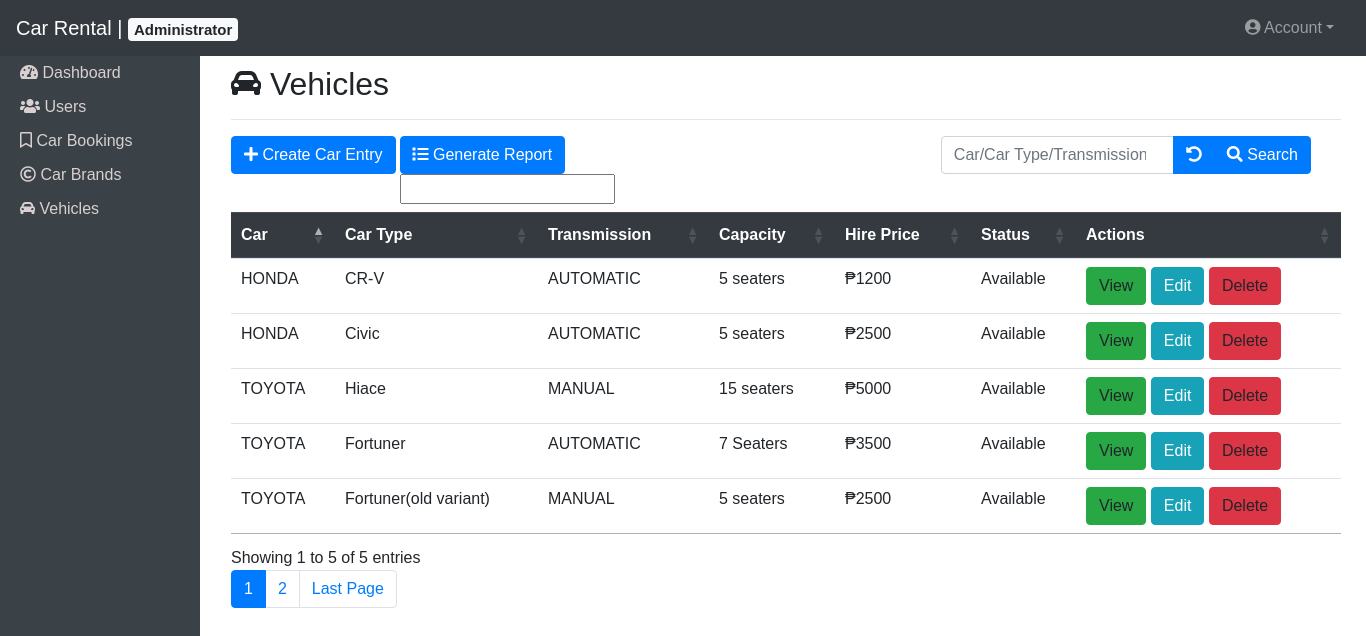
The app's page /admin/a-vehicles.php (signed in) with its own data.
### tables this page shows
CREATE TABLE `cars` (
  `c_id` int(11) NOT NULL,
  `car_id` int(11) NOT NULL,
  `cartype` varchar(255) NOT NULL,
  `transmission_id` int(11) NOT NULL,
  `description` varchar(255) NOT NULL,
  `hireprice` int(11) NOT NULL,
  `image` mediumblob NOT NULL,
  `status` varchar(255) NOT NULL,
  `created` datetime NOT NULL,
  `modified` timestamp NOT NULL DEFAULT current_timestamp() ON UPDATE current_timestamp()
);

CREATE TABLE `vehicle` (
  `v_id` int(11) NOT NULL,
  `name` varchar(255) NOT NULL,
  `created` datetime NOT NULL,
  `modified` timestamp NOT NULL DEFAULT current_timestamp() ON UPDATE current_timestamp()
);

CREATE TABLE `transmission` (
  `t_id` int(11) NOT NULL,
  `transmissiontype` varchar(255) NOT NULL,
  `created` datetime NOT NULL,
  `modified` timestamp NOT NULL DEFAULT current_timestamp() ON UPDATE current_timestamp()
);

### admin/a-vehicles.php (called while the page is built, shortened)
<?php
include_once '../config/core.php';
include_once '../classes/cars.php';
include_once '../classes/vehicle.php';
include_once '../classes/transmission.php';
$database = new Database();
$db = $database->getConnection();
$cars = new Cars($db);
include_once "a-header.php";
$stmt = $cars->readAll($from_record_num, $records_per_page);
$page_url = "a-vehicles.php?";
$total_rows=$cars->countAll();
include_once "manage-vehicles.php";
include_once "a-footer.php";
?>

### classes/cars.php (called while the page is built, shortened)
<?php
class Cars{
    private $conn;
    private $table_name = "cars";
    public function __construct($db){
        $this->conn = $db;
    }
    function readAll($from_record_num, $records_per_page){
        $sql = "SELECT c_id, car_id, cartype, transmission_id, description, hireprice, status FROM " . $this->table_name . " ORDER BY car_id ASC LIMIT {$from_record_num}, {$records_per_page}";
        $stmt = $this->conn->prepare($sql);
        $stmt->execute();
        return $stmt;
    }
    public function countAll(){
        $sql = "SELECT c_id FROM " . $this->table_name . "";
        $stmt = $this->conn->prepare( $sql );
        $stmt->execute();
        $num = $stmt->rowCount();
        return $num;
    }
}
?>

### config/core.php (called while the page is built)
<?php
$page = isset($_GET['page']) ? $_GET['page'] : 1;
$records_per_page = 5;
$from_record_num = ($records_per_page * $page) - $records_per_page;
?>

### classes/vehicle.php (called while the page is built, shortened)
<?php
class Vehicle{
    private $conn;
    private $table_name = "vehicle";
    public $v_id;
    public function __construct($db){
        $this->conn = $db;
    }
    function readName(){
    $sql = "SELECT name FROM " . $this->table_name . " WHERE v_id = ? limit 0,1";
    $stmt = $this->conn->prepare( $sql );
    $stmt->bindParam(1, $this->v_id);
    $stmt->execute();
    $row = $stmt->fetch(PDO::FETCH_ASSOC);
    $this->name = $row['name'];
}
}
?>

### classes/transmission.php (called while the page is built, shortened)
<?php
class Transmission{
    private $conn;
    private $table_name = "transmission";
    public $t_id;
    public function __construct($db){
        $this->conn = $db;
    }
    function readName(){
    $sql = "SELECT transmissiontype FROM " . $this->table_name . " WHERE t_id = ? limit 0,1";
    $stmt = $this->conn->prepare( $sql );
    $stmt->bindParam(1, $this->t_id);
    $stmt->execute();
    $row = $stmt->fetch(PDO::FETCH_ASSOC);
    $this->transmissiontype = $row['transmissiontype'];
}
}
?>

### admin/manage-vehicles.php (the view, shortened to what this page needs)
<?php
include_once '../config/core.php';
include_once '../classes/cars.php';
include_once '../classes/vehicle.php';
include_once '../classes/transmission.php';
$database = new Database();
$db = $database->getConnection();
$vehicle = new Vehicle($db);
$transmission = new Transmission($db);
include_once 'a-header.php';
?>
    <div class ="container">
        <h2 class ="page-title pt-2"><i class="fas fa-car-alt"></i> Vehicles</h2>
            <hr>
            <?php
            echo "<div class = 'row pb-2 col-md-12'>";
                echo "<div class=' pr-1'>";
                    echo "<button type='button' class='btn btn-primary' id='createEntry' data-toggle='modal' data-target='#createModal'>";
                        echo "<i class='fas fa-plus'></i> Create Car Entry";
                    echo "</button>";
                echo "</div>";
                echo"<form action='generatepdf.php' method='POST'>";
                    echo "<div class='col-md p-0'>";
                        echo "<button href='generatepdf.php' type='submit' class='btn btn-primary'>";
                            echo "<i class='fas fa-list'></i> Generate Report";
                    echo "</div>";
                    echo"<input type='text' name='value'>";
                echo"</form>";
            echo "<div class='ml-auto' id = 'search'>";
                echo "<form role='search' action='search.php'>";
                    echo "<div class='input-group' >";
                        $search_value=isset($search_term) ? "value='{$search_term}'" : "";
                        echo "<input type='search' class='form-control' placeholder='Car/Car Type/Transmission' name='s' id='srch-term' required {$search_value}'/>";
                        echo "<div class='input-group-append'>";
                            echo "<a href='a-vehicles.php' class='btn btn-primary'><i class='fas fa-redo-alt fa-flip-horizontal'></i></a>";
                        echo "</div>";
                        echo "<div class='input-group-append'>";
                            echo "<button class='btn btn-primary' type='submit'><i class='fas fa-search'></i> Search </button>";
                        echo "</div>";
                    echo "</div>";
                echo "</form>";
            echo "</div>";
            echo "</div>";
            echo "<div class='table-responsive'>";
            if($total_rows>0){
                echo "<table id='test' class='table'>";
                echo "<thead class='thead-dark'>";
                    echo "<tr>";
                        echo "<th>Car</th>";
                        echo "<th>Car Type</th>";
                        echo "<th>Transmission</th>";
                        echo "<th>Capacity</th>";
                        echo "<th>Hire Price</th>";
                        echo "<th>Status</th>";
                        echo "<th>Actions</th>";
                    echo "</tr>";
                echo "</thead>";
                echo "<tbody>";
                while ($row = $stmt->fetch(PDO::FETCH_ASSOC)){
                    extract($row);
                    echo "<tr>";
                        echo "<td>";
                            $vehicle->v_id = $car_id;
                            $vehicle->readName();
                            echo $vehicle->name;
                        echo "</td>";
                        echo "<td>{$cartype}</td>";
                        echo "<td>";
                            $transmission->t_id = $transmission_id;
                            $transmission->readName();
                            echo $transmission->transmissiontype;
                        echo "</td>";
                        echo "<td>{$description}</td>";
                        echo "<td>&#8369;{$hireprice}</td>";
                        echo "<td>{$status}</td>";
                        echo "<td>";
                            echo "
                            <a view-id='{$c_id}' class='btn btn-success view-id' >
                            View
                            </a>
                            <a href='a-update-vehicle.php?id={$c_id}' class='btn btn-info left-margin'>
                                <span class='glyphicon glyphicon-edit'></span> Edit
                                </a>
                            <a delete-id='{$c_id}' class='btn btn-danger delete-object'>
                            Delete
                            </a>";
                        echo "</td>";
                    echo "</tr>";
                }
                echo "</tbody>";
            echo "</table>";
                include_once 'paging.php';
            }
            else{
                echo "<div class='alert alert-danger'>No Cars found.</div>";
            }
            echo "</div>";
            ?>
        </div>
<?php
include_once 'a-footer.php';
?>

### admin/a-header.php (shortened to what this page needs)
<!DOCTYPE html>
<html lang="en">
  <head>
    <link rel="stylesheet" href="https://cdnjs.cloudflare.com/ajax/libs/font-awesome/5.13.0/css/all.min.css">
    <link rel="stylesheet" href="../assets/bootstrap-4.4.1/css/bootstrap.min.css">
    <link href="//cdn.datatables.net/1.10.19/css/jquery.dataTables.min.css" rel='stylesheet' type='text/css'>
    <link rel="stylesheet" href="css/a-custom-page.css">
  </head>
<header>
  <nav class="navbar navbar-expand-lg navbar-dark bg-dark navbar-fixed-top">
    <a class="navbar-brand" href="a-dashboard.php">Car Rental | <span class="badge badge-light">Administrator</span></a>
    <div class="collapse navbar-collapse" id="navbarColor02">
      <ul class="navbar-nav  pr-2">
        <li class="nav-item dropdown">
          <a class="nav-link dropdown-toggle" data-toggle="dropdown" href="#" role="button" aria-haspopup="true"
            aria-expanded="false"><i class="fas fa-user-circle"></i> Account</a>
        </li>
      </ul>
    </div>
  </nav>
  <div class="sidebar">
    <a href="a-dashboard.php"><i class="fas fa-tachometer-alt"></i> Dashboard</a>
    <a href="a-users.php"><i class="fas fa-users"></i> Users</a>
    <a href="a-carbookings.php"><i class="far fa-bookmark"></i> Car Bookings</a>
    <a href="a-carbrands.php"><i class="far fa-copyright"></i> Car Brands</a>
    <a href="a-vehicles.php"><i class="fas fa-car-alt"></i> Vehicles</a>
  </div>
</header>
<body>
  <div class ="content">

### admin/paging.php (shortened to what this page needs)
<?php
echo "<ul class=\"pagination\">";
$total_pages = ceil($total_rows / $records_per_page);
$range = 2;
$initial_num = $page - $range;
$condition_limit_num = ($page + $range)  + 1;
for ($x=$initial_num; $x<$condition_limit_num; $x++) {
    if (($x > 0) && ($x <= $total_pages)) {
        if ($x == $page) {
            echo "<li class='page-item active'><a class='page-link' href='{$page_url}'>$x <span class=\"sr-only\">(current)</span></a></li>";
        }
        else {
            echo "<li class='page-item'><a class='page-link' href='{$page_url}page=$x'>$x</a></li>";
        }
    }
}
if($page<$total_pages){
    echo "<li class='page-item'><a class='page-link' href='" .$page_url . "page={$total_pages}' title='Last page is {$total_pages}.'>";
        echo "Last Page";
    echo "</a></li>";
}
echo "</ul>";
?>

### admin/a-footer.php (shortened to what this page needs)
    </div>
</body>
</html>

### admin/css/a-custom-page.css (style rules this page uses)
html,body { padding: 0; margin: 0; font-family: Verdana, Geneva, Tahoma, sans-serif; }
.container { width: 500%; }
.sidebar { margin: 0; padding: 0; width: 200px; background-color: #3a4147; position: fixed; height: 100%; overflow: auto; }
.sidebar a { display: block; color: rgb(216, 208, 208); padding: 5px 0px 5px 20px; text-decoration: none; }
.content { margin-left: 200px; padding: 1px 16px; height: 500px; }

### records on screen
cars: vehicle.name "TOYOTA", cartype "Hiace", transmission.transmissiontype "MANUAL", description "15 seaters", hireprice "5000", status "Available"
cars: vehicle.name "TOYOTA", cartype "Fortuner", transmission.transmissiontype "AUTOMATIC", description "7 Seaters", hireprice "3500", status "Available"
cars: vehicle.name "TOYOTA", cartype "Fortuner(old variant)", transmission.transmissiontype "MANUAL", description "5 seaters", hireprice "2500", status "Available"
cars: vehicle.name "HONDA", cartype "CR-V", transmission.transmissiontype "AUTOMATIC", description "5 seaters", hireprice "1200", status "Available"
cars: vehicle.name "HONDA", cartype "Civic", transmission.transmissiontype "AUTOMATIC", description "5 seaters", hireprice "2500", status "Available"
